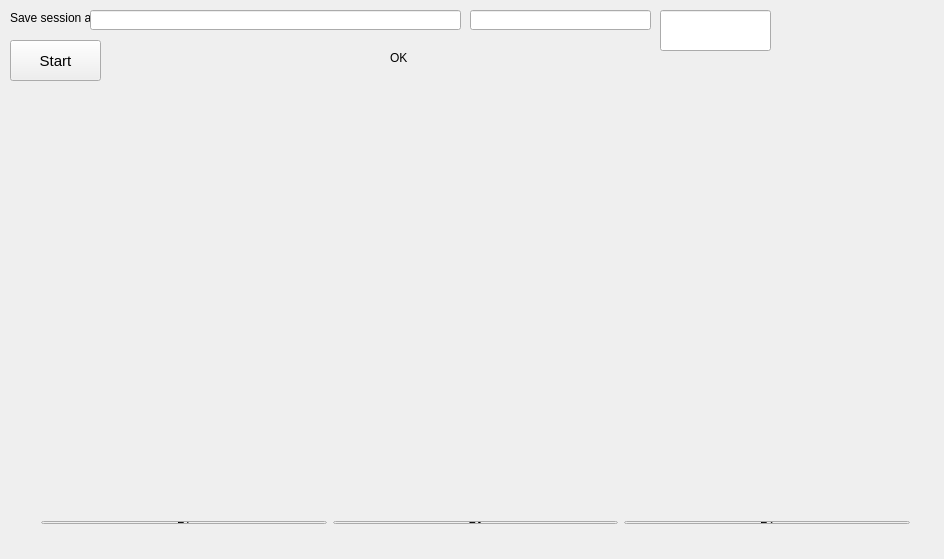
<?xml version="1.0" encoding="UTF-8"?>
<ui version="4.0">
 <class>MainWindow</class>
 <widget class="QMainWindow" name="MainWindow">
  <property name="geometry">
   <rect>
    <x>0</x>
    <y>0</y>
    <width>944</width>
    <height>559</height>
   </rect>
  </property>
  <property name="windowTitle">
   <string>MainWindow</string>
  </property>
  <widget class="QWidget" name="centralWidget">
   <property name="sizePolicy">
    <sizepolicy hsizetype="Preferred" vsizetype="Preferred">
     <horstretch>0</horstretch>
     <verstretch>0</verstretch>
    </sizepolicy>
   </property>
   <widget class="QPushButton" name="pushButtonRun">
    <property name="geometry">
     <rect>
      <x>10</x>
      <y>40</y>
      <width>91</width>
      <height>41</height>
     </rect>
    </property>
    <property name="font">
     <font>
      <pointsize>11</pointsize>
     </font>
    </property>
    <property name="text">
     <string>Start</string>
    </property>
    <property name="checkable">
     <bool>true</bool>
    </property>
   </widget>
   <widget class="QLabel" name="label">
    <property name="geometry">
     <rect>
      <x>10</x>
      <y>10</y>
      <width>111</width>
      <height>16</height>
     </rect>
    </property>
    <property name="text">
     <string>Save session as:</string>
    </property>
   </widget>
   <widget class="QLineEdit" name="lineEdit">
    <property name="geometry">
     <rect>
      <x>90</x>
      <y>10</y>
      <width>371</width>
      <height>20</height>
     </rect>
    </property>
    <property name="focusPolicy">
     <enum>Qt::NoFocus</enum>
    </property>
    <property name="readOnly">
     <bool>false</bool>
    </property>
   </widget>
   <widget class="QLabel" name="sonoImage">
    <property name="geometry">
     <rect>
      <x>514</x>
      <y>134</y>
      <width>241</width>
      <height>291</height>
     </rect>
    </property>
    <property name="text">
     <string/>
    </property>
    <property name="scaledContents">
     <bool>true</bool>
    </property>
   </widget>
   <widget class="QLabel" name="state">
    <property name="geometry">
     <rect>
      <x>390</x>
      <y>50</y>
      <width>91</width>
      <height>16</height>
     </rect>
    </property>
    <property name="text">
     <string>OK</string>
    </property>
   </widget>
   <widget class="QLineEdit" name="lineEdit_2">
    <property name="geometry">
     <rect>
      <x>470</x>
      <y>10</y>
      <width>181</width>
      <height>20</height>
     </rect>
    </property>
    <property name="focusPolicy">
     <enum>Qt::NoFocus</enum>
    </property>
    <property name="readOnly">
     <bool>true</bool>
    </property>
   </widget>
   <widget class="QLineEdit" name="lineEdit_3">
    <property name="geometry">
     <rect>
      <x>660</x>
      <y>10</y>
      <width>111</width>
      <height>41</height>
     </rect>
    </property>
    <property name="font">
     <font>
      <pointsize>25</pointsize>
     </font>
    </property>
    <property name="text">
     <string/>
    </property>
    <property name="readOnly">
     <bool>false</bool>
    </property>
   </widget>
   <widget class="QWidget" name="horizontalLayoutWidget">
    <property name="geometry">
     <rect>
      <x>30</x>
      <y>99</y>
      <width>891</width>
      <height>401</height>
     </rect>
    </property>
    <layout class="QHBoxLayout" name="mainWindow"/>
   </widget>
   <widget class="QWidget" name="horizontalLayoutWidget_2">
    <property name="geometry">
     <rect>
      <x>30</x>
      <y>510</y>
      <width>891</width>
      <height>25</height>
     </rect>
    </property>
    <layout class="QHBoxLayout" name="horizontalLayout">
     <property name="sizeConstraint">
      <enum>QLayout::SetMaximumSize</enum>
     </property>
     <item>
      <widget class="QPushButton" name="pushF1">
       <property name="autoFillBackground">
        <bool>true</bool>
       </property>
       <property name="text">
        <string>F1</string>
       </property>
      </widget>
     </item>
     <item>
      <widget class="QPushButton" name="pushF3">
       <property name="autoFillBackground">
        <bool>true</bool>
       </property>
       <property name="text">
        <string>F3</string>
       </property>
      </widget>
     </item>
     <item>
      <widget class="QPushButton" name="pushF2">
       <property name="autoFillBackground">
        <bool>true</bool>
       </property>
       <property name="text">
        <string>F2</string>
       </property>
      </widget>
     </item>
    </layout>
   </widget>
  </widget>
 </widget>
 <layoutdefault spacing="6" margin="11"/>
 <resources/>
 <connections>
  <connection>
   <sender>pushButtonRun</sender>
   <signal>toggled(bool)</signal>
   <receiver>MainWindow</receiver>
   <slot>toggleRun(bool)</slot>
   <hints>
    <hint type="sourcelabel">
     <x>73</x>
     <y>61</y>
    </hint>
    <hint type="destinationlabel">
     <x>123</x>
     <y>103</y>
    </hint>
   </hints>
  </connection>
 </connections>
 <slots>
  <slot>toggleRun(bool)</slot>
 </slots>
</ui>
